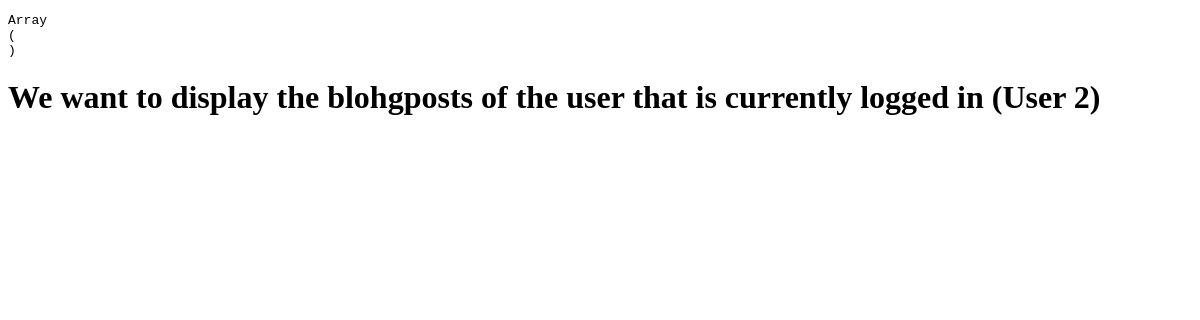
Before: / with the older database file.
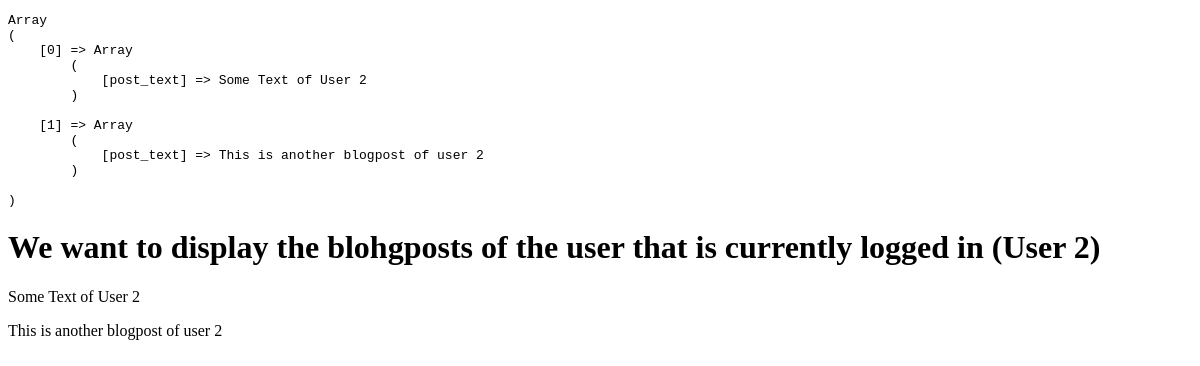
After: the same page with the newer database file.
### tables this page shows
CREATE TABLE `blogpost` (
  `postID` int(11) NOT NULL,
  `post_text` varchar(255) NOT NULL,
  `post_author` int(11) NOT NULL
);

### class/userdata.class.php (called while the page is built, shortened)
<?php
class UserData extends PDO {
  public function readMethod($userid) {
		$query = "SELECT post_text FROM blogpost WHERE post_author = $userid";
		$stmt = $this -> prepare($query);
		$stmt -> execute();
		$result = $stmt -> fetchAll();
		return $result;
    print_r($result);
	}
}
?>

### index.php (the view, shortened to what this page needs)
<?php
require_once('class/userdata.class.php');
?>
<!DOCTYPE html>
<html lang="en">
<head>
</head>
<body>
<?php
$host = 'localhost';
$user = 'root';
$dbname = 'demo';
$passwd = 'root';
$userid = 2;
$instanz = new UserData($host, $user, $dbname, $passwd);
$userdata = $instanz->readMethod($userid);
echo '<pre>';
print_r($userdata);
echo '</pre>';
?>
<div class="container">
  <h1>We want to display the blohgposts of the user that is currently logged in (User 2)</h1>
  <?php foreach($userdata as $blogpost) { ?>
  <p><?=$blogpost['post_text'];?></p>
  <?php } ?>
</div>
</body>
</html>

Changed rows visible on the page:
added blogpost: post_text "Some Text of User 2"
added blogpost: post_text "This is another blogpost of user 2"
Other visible differences:
text no longer shown: "Array ( )"
text now shown: "Array ( [0] => Array ( [post_text] => Some Text of User 2 ) [1] => Array ( [post_text] => This is another blogpost of user 2 ) )"
